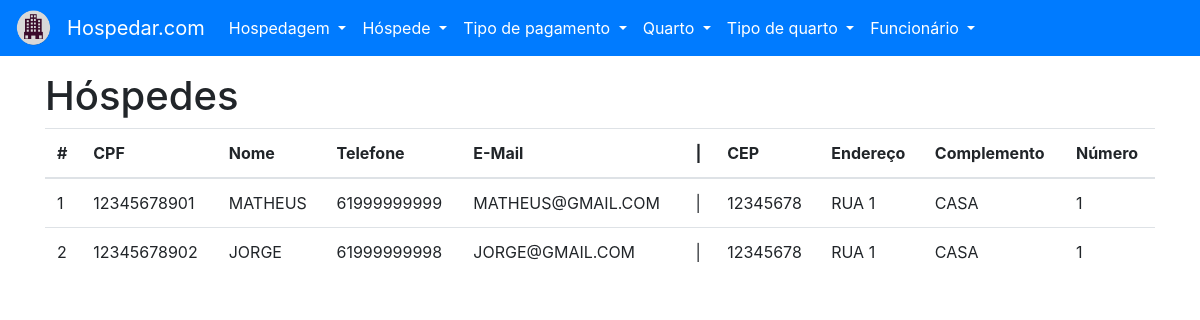
Before: /hospede/listar with the older database file.
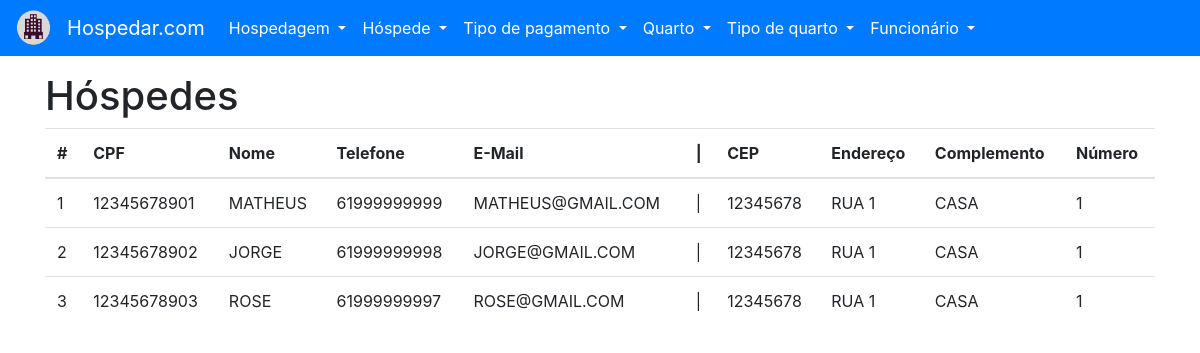
After: the same page with the newer database file.
### tables this page shows
CREATE TABLE "HOSPEDE" (
	"ID_HOSPEDE" INTEGER NOT NULL PRIMARY KEY AUTOINCREMENT UNIQUE,
	"NU_CPF" CHAR(11) NOT NULL UNIQUE,
	"NO_HOSPEDE" VARCHAR(64) NOT NULL,
	"NU_TELEFONE" CHAR(11) NOT NULL UNIQUE,
	"NO_EMAIL" VARCHAR(32) NOT NULL UNIQUE,
	"ID_ENDERECO" INTEGER NOT NULL,

	FOREIGN KEY ("ID_ENDERECO") REFERENCES "ENDERECO" ("ID_ENDERECO")
);

### project/backend/hospede/views.py (the view)
def listar():
    with HospedeEnderecoView(DATABASE_URL) as db:
        hospedes = db.select_all()
    return render_template('hospede-listar.html', hospedes=hospedes)

### project/backend/main/models.py (called while the page is built)
    def __enter__(self):
        self.open()
        return self

    def __exit__(self, exc_type, exc_val, exc_tb):
        self.close()

    @property
    def cursor(self):
        return self._cursor

    def open(self):
        self._connection = sqlite3.connect(self.url)
        self._cursor = self._connection.cursor()

    def close(self):
        self._connection.close()

    def cursor_to_dict(self, cursors: Iterable):
        return [dict(zip(self.__tablecolumns__, cursor)) for cursor in cursors]

    def select_all(self):
        if self._connection:
            return self.cursor_to_dict(self.cursor.execute(f'SELECT * FROM "{self.__tablename__}" ;'))
        raise ProgrammingError('ProgrammingError: Cannot operate on a closed database.')

### project/frontend/templates/hospede-listar.html (shortened to what this page needs)
{% extends 'base.html' %}
{% from 'macros.html' import flash %}
{% block content %}
    <h1>Hóspedes</h1>
    <table class="table">
        <thead>
        <tr>
            <th scope="col">#</th>
            <th scope="col">CPF</th>
            <th scope="col">Nome</th>
            <th scope="col">Telefone</th>
            <th scope="col">E-Mail</th>
            <th scope="col"> | </th>
            <th scope="col">CEP</th>
            <th scope="col">Endereço</th>
            <th scope="col">Complemento</th>
            <th scope="col">Número</th>
        </tr>
        </thead>
        <tbody>
        {% for hospede in hospedes %}
            <tr>
                <td scope="row">{{ hospede['ID_HOSPEDE'] }}</td>
                <td>{{ hospede['NU_CPF'] }}</td>
                <td>{{ hospede['NO_HOSPEDE'] }}</td>
                <td>{{ hospede['NU_TELEFONE'] }}</td>
                <td>{{ hospede['NO_EMAIL'] }}</td>
                <td> | </td>
                <td>{{ hospede['NU_CEP'] }}</td>
                <td>{{ hospede['NO_ENDERECO'] }}</td>
                <td>{{ hospede['NO_COMPLEMENTO'] }}</td>
                <td>{{ hospede['NU_NUMERO'] }}</td>
            </tr>
        {% endfor %}
        </tbody>
    </table>
{% endblock content%}

### project/frontend/templates/base.html (shortened to what this page needs)
<!DOCTYPE html>
<html lang="pt">
<head>
    <link rel="stylesheet" href="https://maxcdn.bootstrapcdn.com/bootstrap/4.0.0/css/bootstrap.min.css">
</head>
<body>
    <nav class="navbar navbar-expand-md navbar-light bg-primary">
        <img class="mr-3" src="{{ url_for('static', filename='image/hotel.png') }}" width="3%">
        <a class="navbar-brand text-white" href="{{ url_for('main.home') }}">Hospedar.com</a>
        <div class="collapse navbar-collapse" id="navbarSupportedContent">
            <ul class="navbar-nav mr-auto">
                <li class="nav-item dropdown">
                    <a class="nav-link dropdown-toggle text-white" href="#" role="button" data-toggle="dropdown" aria-haspopup="true" aria-expanded="false">
                        Hospedagem
                    </a>
                </li>
                <li class="nav-item dropdown">
                    <a class="nav-link dropdown-toggle text-white" href="#" role="button" data-toggle="dropdown" aria-haspopup="true" aria-expanded="false">
                        Hóspede
                    </a>
                </li>
                <li class="nav-item dropdown">
                    <a class="nav-link dropdown-toggle text-white" href="#" role="button" data-toggle="dropdown" aria-haspopup="true" aria-expanded="false">
                        Tipo de pagamento
                    </a>
                </li>
                <li class="nav-item dropdown">
                    <a class="nav-link dropdown-toggle text-white" href="#" role="button" data-toggle="dropdown" aria-haspopup="true" aria-expanded="false">
                        Quarto
                    </a>
                </li>
                <li class="nav-item dropdown">
                    <a class="nav-link dropdown-toggle text-white" href="#" role="button" data-toggle="dropdown" aria-haspopup="true" aria-expanded="false">
                        Tipo de quarto
                    </a>
                </li>
                <li class="nav-item dropdown">
                    <a class="nav-link dropdown-toggle text-white" href="#" role="button" data-toggle="dropdown" aria-haspopup="true" aria-expanded="false">
                        Funcionário
                    </a>
                </li>
            </ul>
        </div>
    </nav>
    <div class="container mt-3">
        {% block content %} {% endblock content %}
    </div>
</body>
</html>

Changed rows visible on the page:
added HOSPEDE: ID_HOSPEDE "3", NU_CPF "12345678903", NO_HOSPEDE "ROSE", NU_TELEFONE "61999999997", NO_EMAIL "ROSE@GMAIL.COM", NU_CEP "12345678", NO_ENDERECO "RUA 1", NO_COMPLEMENTO "CASA", NU_NUMERO "1"
